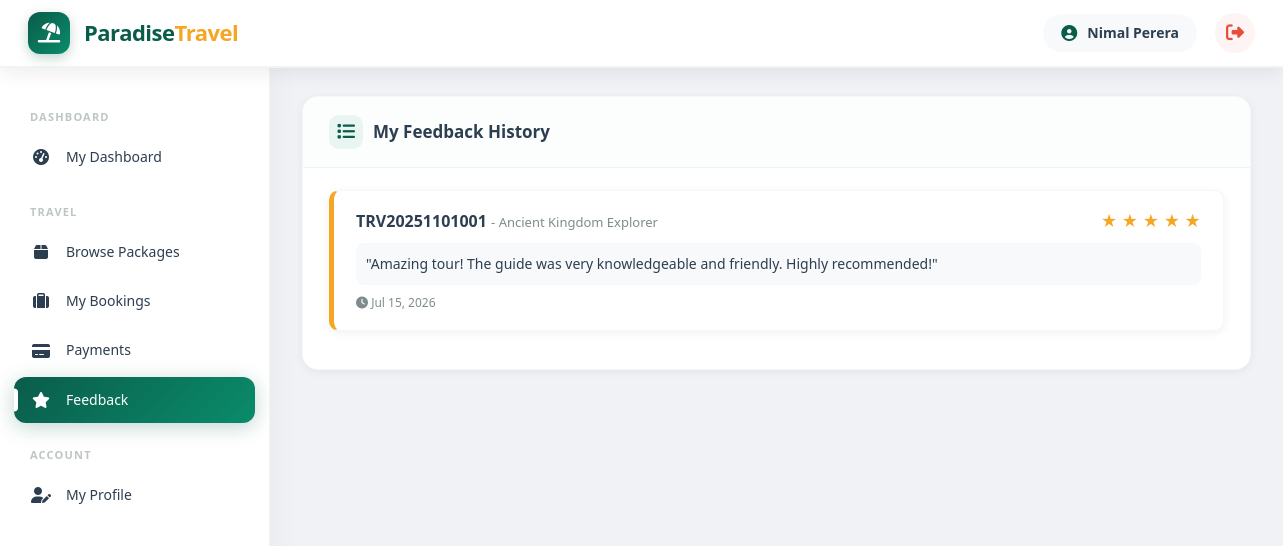
/traval-system/customer/feedback.php (signed in), run on the app's committed database.
### tables this page shows
CREATE TABLE `feedback` (
  `id` int(11) NOT NULL,
  `booking_id` int(11) NOT NULL,
  `customer_id` int(11) NOT NULL,
  `rating` int(11) DEFAULT NULL CHECK (`rating` >= 1 and `rating` <= 5),
  `comment` text DEFAULT NULL,
  `created_at` timestamp NOT NULL DEFAULT current_timestamp(),
  `rating_service` int(11) DEFAULT 5,
  `rating_guide` int(11) DEFAULT 5,
  `rating_hotel` int(11) DEFAULT 5,
  `rating_value` int(11) DEFAULT 5,
  `would_recommend` tinyint(1) DEFAULT 1
);

CREATE TABLE `bookings` (
  `id` int(11) NOT NULL,
  `booking_no` varchar(50) NOT NULL,
  `customer_id` int(11) NOT NULL,
  `package_id` int(11) NOT NULL,
  `guide_id` int(11) DEFAULT NULL,
  `hotel_id` int(11) DEFAULT NULL,
  `start_date` date NOT NULL,
  `end_date` date NOT NULL,
  `adults` int(11) DEFAULT 1,
  `children` int(11) DEFAULT 0,
  `total_amount` decimal(10,2) NOT NULL,
  `paid_amount` decimal(10,2) DEFAULT 0.00,
  `status` enum('pending','confirmed','cancelled','completed') DEFAULT 'pending',
  `payment_status` enum('pending','partial','paid') DEFAULT 'pending',
  `special_requests` text DEFAULT NULL,
  `created_at` timestamp NOT NULL DEFAULT current_timestamp()
);

CREATE TABLE `packages` (
  `id` int(11) NOT NULL,
  `name` varchar(200) NOT NULL,
  `destination` varchar(200) NOT NULL,
  `duration_days` int(11) NOT NULL,
  `duration_nights` int(11) NOT NULL,
  `price` decimal(10,2) NOT NULL,
  `description` text DEFAULT NULL,
  `included_services` text DEFAULT NULL,
  `max_people` int(11) DEFAULT 10,
  `image_url` varchar(500) DEFAULT NULL,
  `package_code` varchar(20) DEFAULT NULL,
  `category` varchar(50) DEFAULT 'General',
  `difficulty_level` enum('Easy','Medium','Hard') DEFAULT 'Easy',
  `meeting_point` varchar(255) DEFAULT NULL,
  `best_season` varchar(100) DEFAULT NULL,
  `languages` varchar(100) DEFAULT NULL,
  `highlights` text DEFAULT NULL,
  `latitude` varchar(50) DEFAULT NULL,
  `longitude` varchar(50) DEFAULT NULL,
  `weather_info` text DEFAULT NULL,
  `status` enum('active','inactive','archived') DEFAULT 'active',
  `created_by` int(11) DEFAULT NULL,
  `created_at` timestamp NOT NULL DEFAULT current_timestamp(),
  `updated_at` timestamp NOT NULL DEFAULT current_timestamp() ON UPDATE current_timestamp()
);

### traval-system/customer/feedback.php (the view, shortened to what this page needs)
<?php
require_once '../config/database.php';
$user_id = $_SESSION['user_id'];
$stmt = $pdo->prepare("SELECT f.*, b.booking_no, p.name as package_name
                       FROM feedback f
                       JOIN bookings b ON f.booking_id = b.id
                       JOIN packages p ON b.package_id = p.id
                       WHERE f.customer_id = ?
                       ORDER BY f.created_at DESC");
$stmt->execute([$user_id]);
$feedback_history = $stmt->fetchAll();
include '../includes/header.php';
?>
<div class="card">
    <div class="card-header">
        <h3><i class="fas fa-list"></i> My Feedback History</h3>
    </div>
    <div class="card-body">
        <?php if (empty($feedback_history)): ?>
            <p style="text-align:center;padding:40px;color:var(--gray);">
                <i class="fas fa-star" style="font-size:48px;display:block;margin-bottom:15px;"></i>
                You haven't submitted any feedback yet.
            </p>
        <?php else: ?>
            <?php foreach ($feedback_history as $f): ?>
            <div class="booking-card" style="border-left-color:var(--secondary);">
                <div style="display:flex;justify-content:space-between;flex-wrap:wrap;">
                    <div>
                        <strong><?php echo htmlspecialchars($f['booking_no']); ?></strong>
                        <span style="font-size:13px;color:var(--gray);">- <?php echo htmlspecialchars($f['package_name']); ?></span>
                    </div>
                    <div>
                        <?php for($i=1; $i<=5; $i++): ?>
                            <span style="color:<?php echo $i <= $f['rating'] ? '#f5a623' : '#e2e8f0'; ?>;">★</span>
                        <?php endfor; ?>
                    </div>
                </div>
                <?php if ($f['comment']): ?>
                    <div style="margin-top:8px;padding:10px;background:var(--light);border-radius:8px;font-size:14px;">
                        "<?php echo htmlspecialchars($f['comment']); ?>"
                    </div>
                <?php endif; ?>
                <div style="font-size:12px;color:var(--gray);margin-top:8px;">
                    <i class="fas fa-clock"></i> <?php echo date('M d, Y', strtotime($f['created_at'])); ?>
                </div>
            </div>
            <?php endforeach; ?>
        <?php endif; ?>
    </div>
</div>
<?php include '../includes/footer.php'; ?>

### traval-system/config/assets/css/style.css (style rules this page uses)
:root { --primary: #0a5c4a; --primary-dark: #084b3c; --primary-light: #e8f5f0; --primary-gradient: linear-gradient(135deg, #0a5c4a, #0a8c6a); --secondary: #f5a623; --secondary-dark: #d4890a; --secondary-light: #fdebd0; --danger: #e74c3c; --success: #27ae60; --warning: #f39c12; --info: #3498db; --light: #f8f9fa; --dark: #2c3e50; --gray: #7f8c8d; --gray-light: #e2e8f0; --white: #ffffff; --body-bg: #f0f2f5; --shadow: 0 2px 10px rgba(0,0,0,0.06); --shadow-md: 0 4px 20px rgba(0,0,0,0.08); --shadow-lg: 0 8px 40px rgba(0,0,0,0.12); --shadow-xl: 0 15px 60px rgba(0,0,0,0.15); --radius: 10px; --radius-lg: 16px; --radius-xl: 24px; --transition: all 0.3s cubic-bezier(0.4, 0, 0.2, 1); --transition-slow: all 0.5s cubic-bezier(0.4, 0, 0.2, 1); --font-family: 'Segoe UI', 'Poppins', system-ui, -apple-system, sans-serif; }
* { margin: 0; padding: 0; box-sizing: border-box; }
body { font-family: var(--font-family); background: var(--body-bg); overflow-x: hidden; color: var(--dark); line-height: 1.6; }
.card { background: var(--white); border-radius: var(--radius-lg); box-shadow: var(--shadow); margin-bottom: 28px; overflow: hidden; border: 1px solid rgba(10, 92, 74, 0.04); transition: var(--transition); }
.card-header { padding: 18px 26px; border-bottom: 1px solid rgba(10, 92, 74, 0.06); display: flex; justify-content: space-between; align-items: center; flex-wrap: wrap; gap: 12px; background: rgba(232, 245, 240, 0.15); }
.card-header h3 { font-size: 17px; color: var(--dark); font-weight: 700; display: flex; align-items: center; gap: 10px; }
.card-header h3 i { color: var(--primary); font-size: 18px; background: var(--primary-light); padding: 8px; border-radius: 10px; }
.card-body { padding: 22px 26px; }
.booking-card { background: var(--white); border-radius: var(--radius); padding: 18px 22px; margin-bottom: 16px; box-shadow: var(--shadow); border-left: 5px solid var(--primary); transition: var(--transition); border: 1px solid rgba(10, 92, 74, 0.04); border-left-width: 5px; }
.card { animation: fadeInUp 0.5s ease forwards; }
.card:nth-child(2) { animation-delay: 0.10s; }

### data on the page
feedback: booking.booking_no "TRV20251101001", packages.name "Ancient Kingdom Explorer", comment "Amazing tour! The guide was very knowledgeable and friendly. Highly recommended!", created_at "Jul 15, 2026"

### other printed values
$_SESSION['user_name'] "Nimal Perera"
